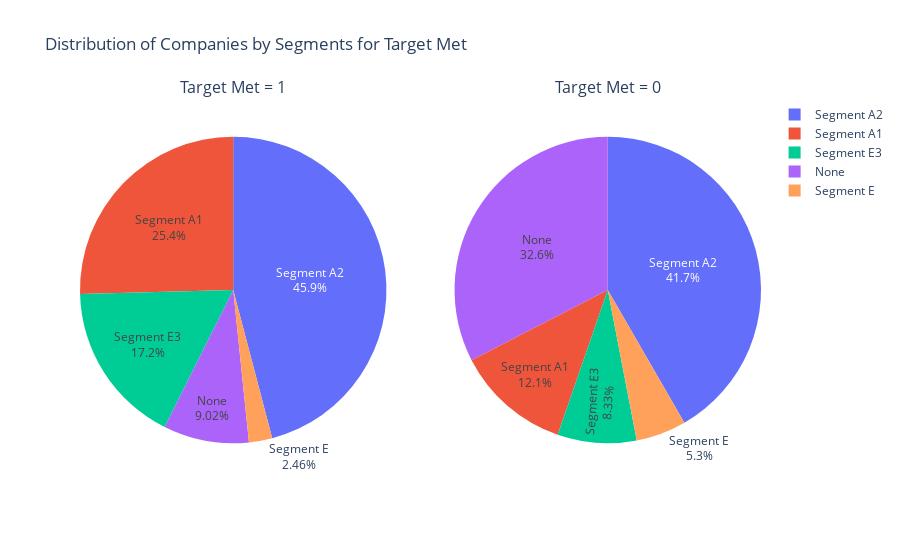

Notebook cell for this chart:
### Code cell
import pandas as pd
import plotly.graph_objects as go

# Load the imputed training dataset
train_data = train.copy()

# Function to calculate segment counts
def calculate_segment_counts(data):
    total_companies = len(data.index.unique())
    segment_e_count = data['Segment_E'].sum()
    segment_e3_count = data['SegmentE3'].sum()
    segment_a1_count = data['SegmentA1'].sum()
    segment_a2_count = data['SegmentA2'].sum()

    categories_segments = ['Segment_E', 'SegmentE3', 'SegmentA1', 'SegmentA2']
    condition = (data[categories_segments] == 0).all(axis=1)
    none_segment_count = data[condition].shape[0]

    return {
        'total_companies': total_companies,
        'segment_e_count': segment_e_count,
        'segment_e3_count': segment_e3_count,
        'segment_a1_count': segment_a1_count,
        'segment_a2_count': segment_a2_count,
        'none_segment_count': none_segment_count
    }

# Calculate segment counts for target_met = 1
data_target_met_1 = train_data[train_data['target_met'] == 1]
segment_counts_1 = calculate_segment_counts(data_target_met_1)

# Calculate segment counts for target_met = 0
data_target_met_0 = train_data[train_data['target_met'] == 0]
segment_counts_0 = calculate_segment_counts(data_target_met_0)

# Data for pie charts
labels = ['Segment E', 'Segment E3', 'Segment A1', 'Segment A2', 'None']
values_1 = [
    segment_counts_1['segment_e_count'],
    segment_counts_1['segment_e3_count'],
    segment_counts_1['segment_a1_count'],
    segment_counts_1['segment_a2_count'],
    segment_counts_1['none_segment_count']
]
values_0 = [
    segment_counts_0['segment_e_count'],
    segment_counts_0['segment_e3_count'],
    segment_counts_0['segment_a1_count'],
    segment_counts_0['segment_a2_count'],
    segment_counts_0['none_segment_count']
]

# Create subplots for pie charts
fig = make_subplots(rows=1, cols=2, specs=[[{'type': 'domain'}, {'type': 'domain'}]],
                    subplot_titles=['Target Met = 1', 'Target Met = 0'])

# Add pie chart for target_met = 1
fig.add_trace(go.Pie(labels=labels, values=values_1, textinfo='label+percent', name='Target Met = 1'), row=1, col=1)

# Add pie chart for target_met = 0
fig.add_trace(go.Pie(labels=labels, values=values_0, textinfo='label+percent', name='Target Met = 0'), row=1, col=2)

# Update layout
fig.update_layout(title_text="Distribution of Companies by Segments for Target Met")

# Show the plot
fig.show()

### Figure 1 — Plotly figure (JSON) as saved in the notebook; plotly's stock layout.template omitted (floating-point values rounded to 4 significant figures)
{"data": [{"domain": {"x": [0, 0.45], "y": [0, 1]}, "labels": ["Segment E", "Segment E3", "Segment A1", "Segment A2", "None"], "name": "Target Met = 1", "textinfo": "label+percent", "type": "pie", "values": [3, 21, 31, 56, 11]}, {"domain": {"x": [0.55, 1], "y": [0, 1]}, "labels": ["Segment E", "Segment E3", "Segment A1", "Segment A2", "None"], "name": "Target Met = 0", "textinfo": "label+percent", "type": "pie", "values": [7, 11, 16, 55, 43]}], "layout": {"annotations": [{"font": {"size": 16}, "showarrow": false, "text": "Target Met = 1", "x": 0.225, "xanchor": "center", "xref": "paper", "y": 1, "yanchor": "bottom", "yref": "paper"}, {"font": {"size": 16}, "showarrow": false, "text": "Target Met = 0", "x": 0.775, "xanchor": "center", "xref": "paper", "y": 1, "yanchor": "bottom", "yref": "paper"}], "title": {"text": "Distribution of Companies by Segments for Target Met"}}}
